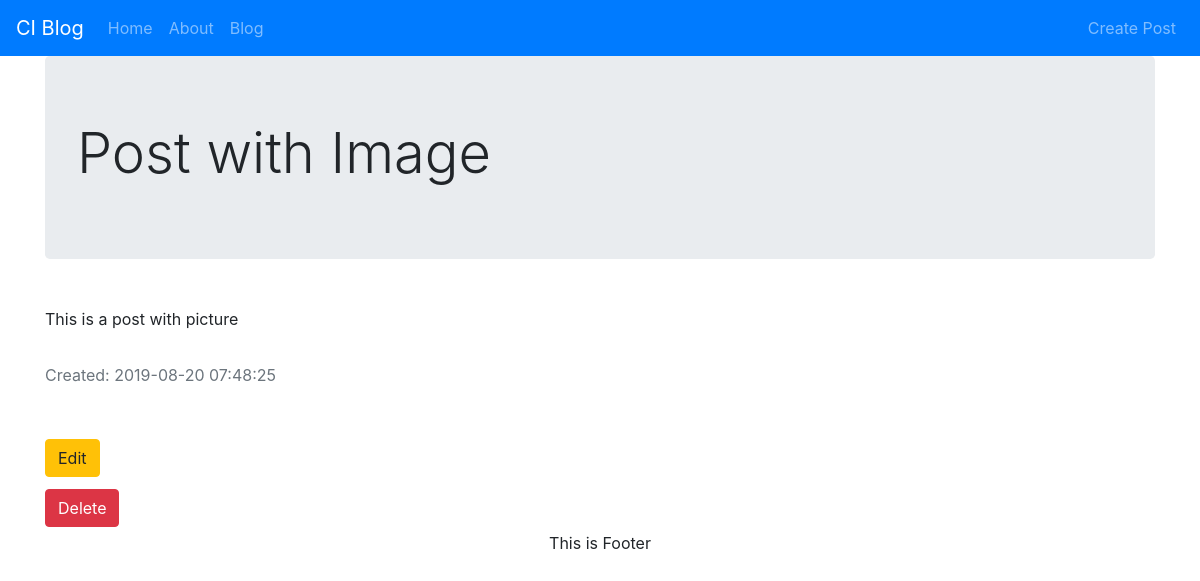
Page /posts/view/post-with-image on the committed database.
### tables this page shows
CREATE TABLE `posts` (
  `id` int(11) NOT NULL,
  `title` varchar(255) NOT NULL,
  `slug` varchar(255) NOT NULL,
  `body` text NOT NULL,
  `post_image` varchar(255) NOT NULL,
  `category_id` int(255) NOT NULL,
  `created_at` timestamp NOT NULL DEFAULT current_timestamp()
);

### application/models/Post_model.php (called while the page is built, shortened)
<?php
class Post_model extends CI_Model {
	public function get_posts($slug = FALSE)
	{
        $query = $this->db->get_where('posts', array('slug' => $slug));
        return $query;
    }
}

### application/controllers/Posts.php (called while the page is built, shortened)
<?php
class Posts extends CI_Controller {
    public function __construct()
    {
        $this->load->model('post_model');
    }
    public function view($slug = NULL) {
        $data['post'] = $this->post_model->get_posts($slug);
		$this->load->view('templates/header');
		$this->load->view('posts/view', $data);
		$this->load->view('templates/footer');
    }
}

### index.php (called while the page is built, shortened)
<?php
require_once BASEPATH.'core/CodeIgniter.php';

### application/views/posts/view.php (the view)
<?php foreach($post->result() as $po) : ?>
<div class="jumbotron">
  <h2 class="display-4"><?= $po->title; ?></h2>
</div>
<div class="py-3">
<?= $po->body; ?>
</div>
<div class="text-muted">
    Created: <?= $po->created_at; ?>
</div>
<div class="py-1 mt-5">
  <a href="<?= site_url() ?>/posts/edit/<?= $po->slug; ?>" class="btn btn-warning">Edit</a>
</div>
<div class="py-1 mt-1">
  <?= form_open('posts/delete/'.$po->id); ?>
    <input type="submit" value="Delete" class="btn btn-danger" />
  </form>
</div>
<?php endforeach; ?>

### rows in the picture
posts: title "Post with Image", body "This is a post with picture", created_at "2019-08-20 07:48:25"
